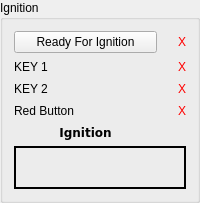
    <widget class="QGroupBox" name="ignition_box">
     <property name="minimumSize">
      <size>
       <width>200</width>
       <height>203</height>
      </size>
     </property>
     <property name="title">
      <string>Ignition</string>
     </property>
     <layout class="QGridLayout" name="gridLayout_2">
      <item row="0" column="0">
       <widget class="QPushButton" name="ignition_button">
        <property name="minimumSize">
         <size>
          <width>0</width>
          <height>20</height>
         </size>
        </property>
        <property name="styleSheet">
         <string notr="true"/>
        </property>
        <property name="text">
         <string>Ready For Ignition</string>
        </property>
       </widget>
      </item>
      <item row="0" column="1">
       <widget class="QLabel" name="ready_ignition_panel">
        <property name="minimumSize">
         <size>
          <width>0</width>
          <height>0</height>
         </size>
        </property>
        <property name="maximumSize">
         <size>
          <width>23</width>
          <height>16777215</height>
         </size>
        </property>
        <property name="styleSheet">
         <string notr="true">color: rgb(255, 0, 0);</string>
        </property>
        <property name="text">
         <string>X</string>
        </property>
        <property name="alignment">
         <set>Qt::AlignRight|Qt::AlignTrailing|Qt::AlignVCenter</set>
        </property>
       </widget>
      </item>
      <item row="1" column="0">
       <widget class="QLabel" name="key_1_label">
        <property name="text">
         <string>KEY 1</string>
        </property>
       </widget>
      </item>
      <item row="1" column="1">
       <widget class="QLabel" name="key_1_panel">
        <property name="styleSheet">
         <string notr="true">color: rgb(255, 0, 0);</string>
        </property>
        <property name="text">
         <string>X</string>
        </property>
        <property name="alignment">
         <set>Qt::AlignRight|Qt::AlignTrailing|Qt::AlignVCenter</set>
        </property>
       </widget>
      </item>
      <item row="2" column="0">
       <widget class="QLabel" name="key_2_label">
        <property name="text">
         <string>KEY 2</string>
        </property>
       </widget>
      </item>
      <item row="2" column="1">
       <widget class="QLabel" name="key_2_panel">
        <property name="styleSheet">
         <string notr="true">color: rgb(255, 0, 0);</string>
        </property>
        <property name="text">
         <string>X</string>
        </property>
        <property name="alignment">
         <set>Qt::AlignRight|Qt::AlignTrailing|Qt::AlignVCenter</set>
        </property>
       </widget>
      </item>
      <item row="3" column="0">
       <widget class="QLabel" name="red_button_label">
        <property name="text">
         <string>Red Button</string>
        </property>
       </widget>
      </item>
      <item row="3" column="1">
       <widget class="QLabel" name="red_button_panel">
        <property name="styleSheet">
         <string notr="true">color: rgb(255, 0, 0);</string>
        </property>
        <property name="text">
         <string>X</string>
        </property>
        <property name="alignment">
         <set>Qt::AlignRight|Qt::AlignTrailing|Qt::AlignVCenter</set>
        </property>
       </widget>
      </item>
      <item row="4" column="0">
       <widget class="QLabel" name="ignition_status_label">
        <property name="font">
         <font>
          <family>Verdana</family>
          <weight>75</weight>
          <italic>false</italic>
          <bold>true</bold>
         </font>
        </property>
        <property name="autoFillBackground">
         <bool>false</bool>
        </property>
        <property name="text">
         <string>Ignition</string>
        </property>
        <property name="alignment">
         <set>Qt::AlignCenter</set>
        </property>
       </widget>
      </item>
      <item row="5" column="0" colspan="2">
       <widget class="QFrame" name="ignition_frame">
        <property name="minimumSize">
         <size>
          <width>0</width>
          <height>30</height>
         </size>
        </property>
        <property name="maximumSize">
         <size>
          <width>16777215</width>
          <height>1999999</height>
         </size>
        </property>
        <property name="styleSheet">
         <string notr="true">border-color: rgb(255, 0, 0);
gridline-color: rgb(255, 0, 0);</string>
        </property>
        <property name="frameShape">
         <enum>QFrame::WinPanel</enum>
        </property>
        <property name="frameShadow">
         <enum>QFrame::Plain</enum>
        </property>
        <layout class="QHBoxLayout" name="horizontalLayout">
         <item>
          <widget class="QLabel" name="code_3">
           <property name="minimumSize">
            <size>
             <width>21</width>
             <height>21</height>
            </size>
           </property>
           <property name="text">
            <string/>
           </property>
           <property name="alignment">
            <set>Qt::AlignCenter</set>
           </property>
          </widget>
         </item>
         <item>
          <widget class="QLabel" name="code_2">
           <property name="minimumSize">
            <size>
             <width>21</width>
             <height>21</height>
            </size>
           </property>
           <property name="text">
            <string/>
           </property>
           <property name="alignment">
            <set>Qt::AlignCenter</set>
           </property>
          </widget>
         </item>
         <item>
          <widget class="QLabel" name="code_1">
           <property name="minimumSize">
            <size>
             <width>21</width>
             <height>21</height>
            </size>
           </property>
           <property name="text">
            <string/>
           </property>
           <property name="alignment">
            <set>Qt::AlignCenter</set>
           </property>
          </widget>
         </item>
         <item>
          <widget class="QLabel" name="code_0">
           <property name="minimumSize">
            <size>
             <width>21</width>
             <height>21</height>
            </size>
           </property>
           <property name="text">
            <string/>
           </property>
           <property name="alignment">
            <set>Qt::AlignCenter</set>
           </property>
          </widget>
         </item>
        </layout>
       </widget>
      </item>
     </layout>
    </widget>
